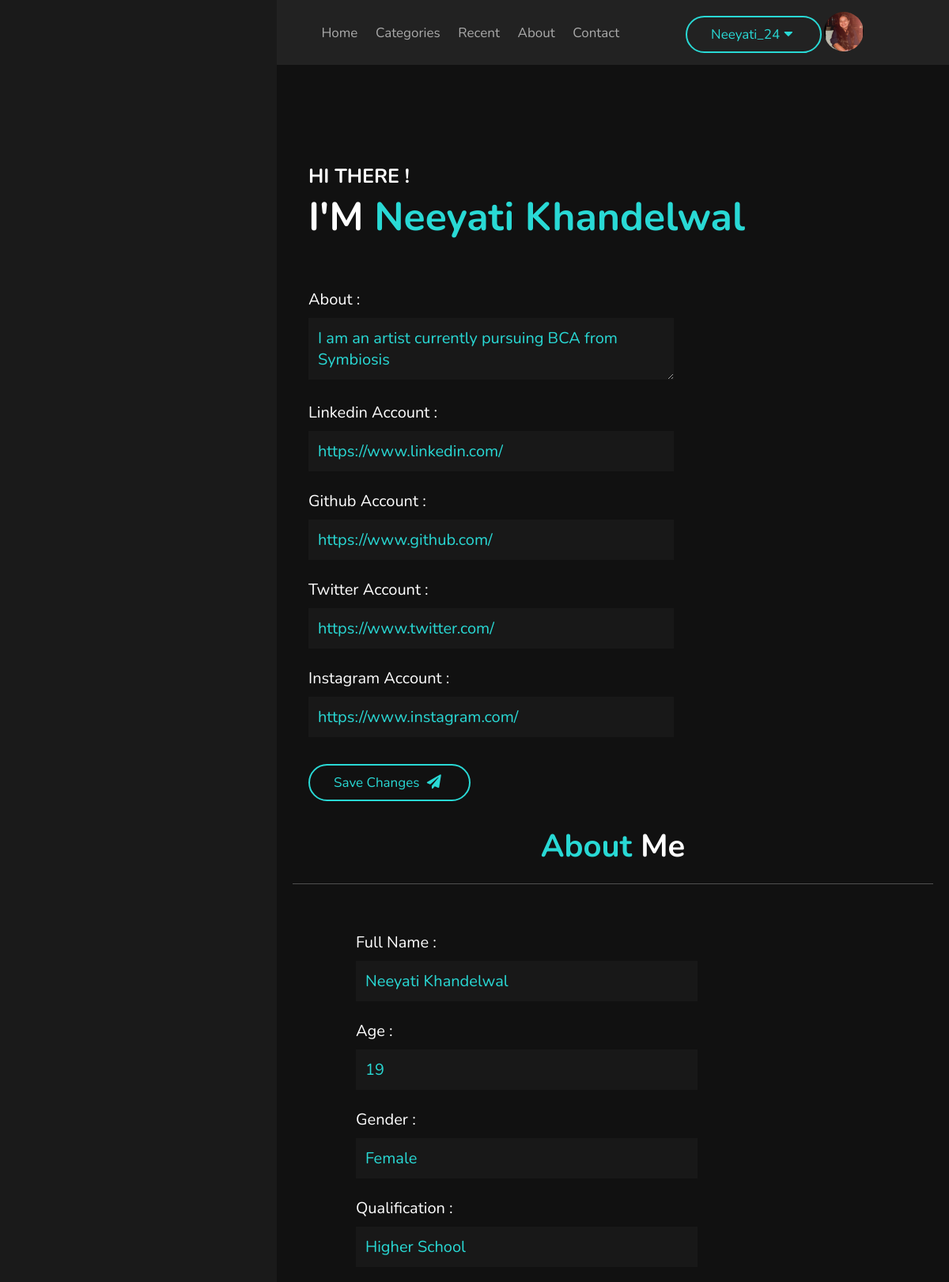
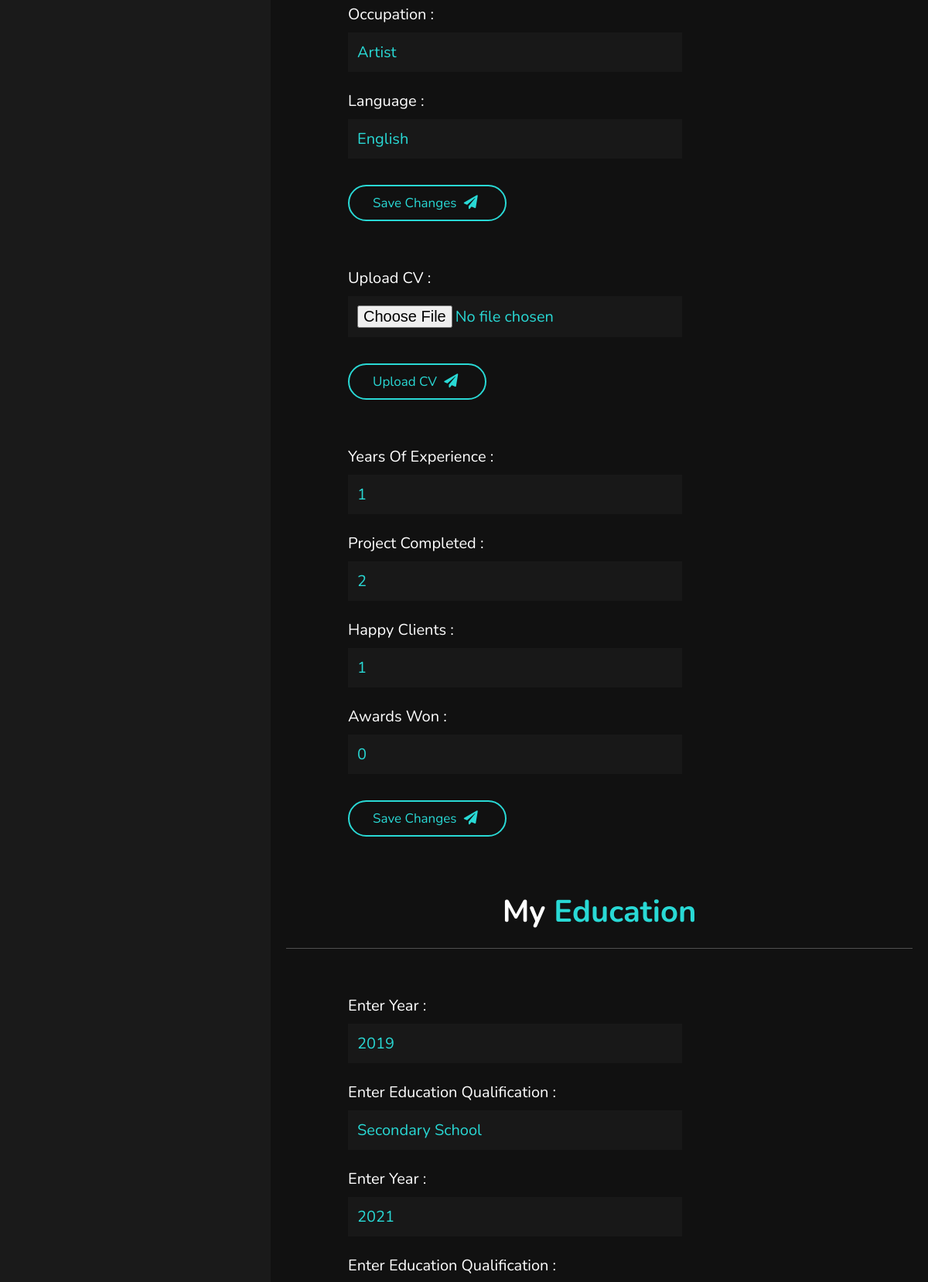
/edit_profile.php (signed in, upper part), run on the app's committed database (2 pictures, top to bottom).
### tables this page shows
CREATE TABLE `user_form` (
  `id` int(100) NOT NULL,
  `name` varchar(100) NOT NULL,
  `username` varchar(100) NOT NULL,
  `email` varchar(100) NOT NULL,
  `password` varchar(100) NOT NULL,
  `occupation` varchar(100) NOT NULL,
  `image` varchar(100) NOT NULL,
  `linkedin` varchar(2083) NOT NULL,
  `github` varchar(2083) NOT NULL,
  `twitter` varchar(2083) NOT NULL,
  `instagram` varchar(2083) NOT NULL,
  `about_me` varchar(100) NOT NULL,
  `age` int(100) NOT NULL,
  `qualification` varchar(100) NOT NULL,
  `language` varchar(100) NOT NULL,
  `experience` int(100) NOT NULL,
  `project` int(100) NOT NULL,
  `clients` int(100) NOT NULL,
  `awards` int(100) NOT NULL,
  `year1` varchar(100) NOT NULL,
  `degree1` varchar(100) NOT NULL,
  `year2` varchar(100) NOT NULL,
  `degree2` varchar(100) NOT NULL,
  `year3` varchar(100) NOT NULL,
  `degree3` varchar(100) NOT NULL,
  `year4` varchar(100) NOT NULL,
  `degree4` varchar(100) NOT NULL,
  `location` varchar(100) NOT NULL,
  `gender` varchar(100) NOT NULL,
  `pdf_file` varchar(2083) NOT NULL
);

### edit_profile.php (the view, shortened to what this page needs)
<?php
include 'config.php';
if(isset($_SESSION['user_id'])) {
  $user_id = $_SESSION['user_id'];
  $select = mysqli_query($conn, "SELECT * FROM `user_form` INNER JOIN `project_table` ON `user_form`.`id` = `project_table`.`user_form_id` WHERE `user_form`.`id` = '$user_id'") or die('query failed');
  if(mysqli_num_rows($select) > 0){
      $fetch = mysqli_fetch_assoc($select);
  }
}
?>
<!DOCTYPE html>
<html lang="en">
<head>
    <link rel="stylesheet" href="https://cdnjs.cloudflare.com/ajax/libs/font-awesome/5.15.2/css/all.min.css">
    <link rel="stylesheet" href="css/edit_profile/style.css">
    <link rel="stylesheet" href="css/navbar/style.css">
    <link rel="stylesheet" href="css/dropdown.css">
    <link rel="stylesheet" href="css/preloader/preloader.css">
</head>
<body>
<header class="header">
    <a data-aos="zoom-in-left" data-aos-delay="150" href="index.php" class="logo">Portiogram </a>
    <nav class="navbar">
        <a data-aos="zoom-in-left" data-aos-delay="300" href="index.php">home</a>
        <a data-aos="zoom-in-left" data-aos-delay="450" href="category.php">Categories</a>
        <a data-aos="zoom-in-left" data-aos-delay="600" href="recent.php">Recent</a>
        <a data-aos="zoom-in-left" data-aos-delay="750" href="about.php">about</a>
        <a data-aos="zoom-in-left" data-aos-delay="900" href="contact.php">Contact</a>
    </nav>
        <div class="dropdown">
            <?php if(isset($_SESSION['user_id'])) { ?>
                <button data-aos="zoom-in-left" data-aos-delay="1300" class="btn"><?php echo $fetch['username']; ?><i class="fa fa-caret-down"></i></button>
            <?php if($fetch['image'] == ''){ ?>
                <img data-aos="zoom-in-left" data-aos-delay="1500" class="profile-image" src="images/default-avatar.png">
            <?php } else { ?>
                <img data-aos="zoom-in-left" data-aos-delay="1500" class="profile-image" src="uploaded_img/<?php echo $fetch['image']; ?>">
            <?php } ?>
        </div>
            <?php } else { ?>
                <button data-aos="zoom-in-left" data-aos-delay="1300" class="btn" onclick="redirectToLogin()">Login </button>
            <?php } ?>
</header>
<headerr>
</headerr>
<section class="home" id="home">
<br><br><br><br><br><br><br><br><br><br><br><br><br><br>
    <h3>HI THERE !</h3>
    <h1>I'M <span><?php echo $fetch['name']; ?></span></h1>
    <br><br><br><br>
    <div class="info">
        <form action="" method="post" enctype="multipart/form-data">
        <div>
            <label class="label">About  : </label><br>
            <textarea class="form-control" type="text" name="update_about_me" value="<?php echo $fetch['about_me']; ?>"><?php echo $fetch['about_me']; ?></textarea>
        </div><br>
        <div>
            <label class="label">linkedin account  : </label><br>
            <input class="form-control" type="text" name="update_linkedin" value="<?php echo $fetch['linkedin']; ?>" />
        </div><br>
        <div>
            <label class="label">Github account  : </label><br>
            <input class="form-control" type="text" name="update_github" value="<?php echo $fetch['github']; ?>" />
        </div><br>
        <div>
            <label class="label">twitter account  : </label><br>
            <input class="form-control" type="text" name="update_twitter" value="<?php echo $fetch['twitter']; ?>" />
        </div><br>
        <div>
            <label class="label">instagram account  : </label><br>
            <input class="form-control" type="text" name="update_instagram" value="<?php echo $fetch['instagram']; ?>" />
        </div><br>
        <button class="btn" value="update about" name="update_about" type="submit"> Save Changes <i class="fas fa-paper-plane"></i> </button>
        </form>
    </div>
</section>
<section class="about" id="about">
<h1 class="heading"> <span>about</span> me </h1>
<div class="row">
    <div class="info">
        <form action="" method="post" enctype="multipart/form-data">
        <div>
            <label class="label">Full Name  : </label><br>
            <input class="form-control" type="text" name="update_name" value="<?php echo $fetch['name']; ?>" />
        </div><br>
        <div>
            <label class="label">Age : </label><br>
            <input class="form-control" type="text" name="update_age" value="<?php echo $fetch['age']; ?>" />
        </div><br>
        <div>
            <label class="label">Gender : </label><br>
            <input class="form-control" type="text" name="update_gender" value="<?php echo $fetch['gender']; ?>" />
        </div><br>
        <div>
            <label class="label">qualification  : </label><br>
            <input class="form-control" type="text" name="update_qualification" value="<?php echo $fetch['qualification']; ?>" />
        </div><br>
        <div>
            <label class="label">occupation  : </label><br>
            <input class="form-control" type="text" name="update_occupation" value="<?php echo $fetch['occupation']; ?>" />
        </div><br>
        <div>
            <label class="label">language  : </label><br>
            <input class="form-control" type="text" name="update_language" value="<?php echo $fetch['language']; ?>" />
        </div><br>
        <button class="btn" value="update details" name="update_details" type="submit"> Save Changes <i class="fas fa-paper-plane"></i> </button>
        </form>
    </div>
</div>
<div class="row">
    <div class="info">
        <form action="" method="post" enctype="multipart/form-data">
        <div>
            <label class="label">Upload CV  : </label><br>
            <input class="form-control" type="file" name="pdf_file" accept=".pdf" value="<?php echo $fetch['pdf_file']; ?>" />
        </div><br>
        <button class="btn" value="update pdf" name="update_pdf" type="submit"> Upload CV <i class="fas fa-paper-plane"></i> </button>
        </form>
    </div>
</div>
<div class="row">
    <div class="info">
        <form action="" method="post" enctype="multipart/form-data">
        <div>
            <label class="label">years of experience  : </label><br>
            <input class="form-control" type="text" name="update_experience" value="<?php echo $fetch['experience']; ?>" />
        </div><br>
        <div>
            <label class="label">project completed : </label><br>
            <input class="form-control" type="text" name="update_project" value="<?php echo $fetch['project']; ?>" />
        </div><br>
        <div>
            <label class="label">happy clients  : </label><br>
            <input class="form-control" type="text" name="update_clients" value="<?php echo $fetch['clients']; ?>" />
        </div><br>
        <div>
            <label class="label">awards won  : </label><br>
            <input class="form-control" type="text" name="update_awards" value="<?php echo $fetch['awards']; ?>" />
        </div><br>
        <button class="btn" value="update years" name="update_years" type="submit"> Save Changes <i class="fas fa-paper-plane"></i> </button>
        </form>
    </div>
</div>
</section>
<section class="about" id="education">
    <h1 class="heading"> my <span>education</span> </h1>
    <div class="row">
    <div class="info">
        <form action="" method="post" enctype="multipart/form-data">
        <div>
            <label class="label">Enter Year  : </label><br>
            <input class="form-control" type="text" name="update_year1" value="<?php echo $fetch['year1']; ?>" />
        </div><br>
        <div>
            <label class="label">Enter Education qualification  : </label><br>
            <input class="form-control" type="text" name="update_degree1" value="<?php echo $fetch['degree1']; ?>" />
        </div><br>
        <div>
            <label class="label">Enter Year  : </label><br>
            <input class="form-control" type="text" name="update_year2" value="<?php echo $fetch['year2']; ?>" />
        </div><br>
        <div>
            <label class="label">Enter Education qualification  : </label><br>
        </div><br>
        <br>
        <br>
        <br>
        <br>
        </form>
    </div>
    </div>
</section>
</body>
</html>

### css/edit_profile/style.css (style rules this page uses)
:root { --blue:#29d9d5; }
* { font-family: 'Nunito', sans-serif; margin:0; padding:0; box-sizing: border-box; text-decoration: none; outline: none; border:none; text-transform: capitalize; }
html { font-size: 62.5%; overflow-x: hidden; }
body { background:#111; overflow-x: hidden; padding-left: 35rem; }
section { min-height: 100vh; padding: 2rem; margin: 0 auto; max-width: 1200px; }
.btn { padding:1rem 3rem; background:#333; color:#fff; cursor: pointer; margin-top: 1rem; font-size: 2rem; border-radius: 5rem; }
.btn i { padding:0 .5rem; font-size: 1.8rem; }
.heading { text-align: center; margin-bottom: 3rem; font-size: 4rem; padding-bottom: 2rem; border-bottom: .1rem solid #fff4; color:#fff; }
.heading span { color:var(--blue); }
headerr { position: fixed; top:0; left:0; z-index: 1000; height:100%; width:35rem; background:#1a1a1a; display: flex; align-items: center; justify-content: center; flex-flow: column; text-align: center; transition: .2s linear; }
.home { display: flex; justify-content: center; flex-flow: column; padding:0 15rem; }
.home h3 { font-size: 2.5rem; color:#fff; }
.home h1 { font-size:5rem; color:#fff; }
.home h1 span { color:var(--blue); }
.about .row { display: flex; align-items: center; justify-content: center; flex-wrap: wrap; padding:1rem 0; }
.about .row .info { flex:1 1 48rem; padding:2rem 1rem; padding-left: 6rem; margin-left: 20px; }
.form-control { padding: 1.2rem; margin:1rem 0; background:#3333; color: var(--blue); text-transform: none; font-size: 2rem; width: 60%; }
label { font-size: 2rem; color: white; padding:1rem 0; font-weight: normal; }
@media (max-width:1200px) { html { font-size: 55%; } }
@media (max-width:1200px) { .home { padding:1rem 4rem; } }

### css/navbar/style.css (style rules this page uses)
html { font-size: 62.5%; overflow-x: hidden; scroll-behavior: smooth; scroll-padding-top: 9rem; }
.btn { margin-top: 1rem; display: inline-block; padding: 1rem 3rem; font-size: 1.7rem; color: #29d9d5; border: 0.2rem solid #29d9d5; border-radius: 5rem; cursor: pointer; background: none; }
.header { position: fixed; top: 0; left: 0; right: 0; z-index: 1000; background: #222; display: -webkit-box; display: -ms-flexbox; display: flex; -webkit-box-align: center; -ms-flex-align: center; align-items: center; -webkit-box-pack: justify; -ms-flex-pack: justify; justify-content: space-between; padding: 1.5rem 9%; }
.header .navbar a { font-size: 1.7rem; color: #aaa; display: inline-block; margin: 0 1rem; }
.header .btn { margin-top: 0; }
.logo { font-size: 2.5rem; color: #fff; font-weight: bolder; }

### css/dropdown.css (style rules this page uses)
.dropdown { position: relative; display: inline-block; vertical-align: middle; }
.dropdown .profile-image { display: inline-block; width: 50px; height: 50px; border-radius: 50%; overflow: hidden; object-fit: cover; vertical-align: -16px; }

### data on the page
user_form: username "Neeyati_24", image (picture), name "Neeyati Khandelwal", update_about_me "I am an artist currently pursuing BCA from Symbiosis", update_linkedin "https://www.linkedin.com/", update_github "https://www.github.com/", update_twitter "https://www.twitter.com/", update_instagram "https://www.instagram.com/", update_name "Neeyati Khandelwal", update_age "19", update_gender "Female", update_qualification "Higher School", update_occupation "Artist", update_language "English", update_experience "1", update_project "2", update_clients "1", update_awards "0", update_year1 "2019", update_degree1 "Secondary School", update_year2 "2021"
